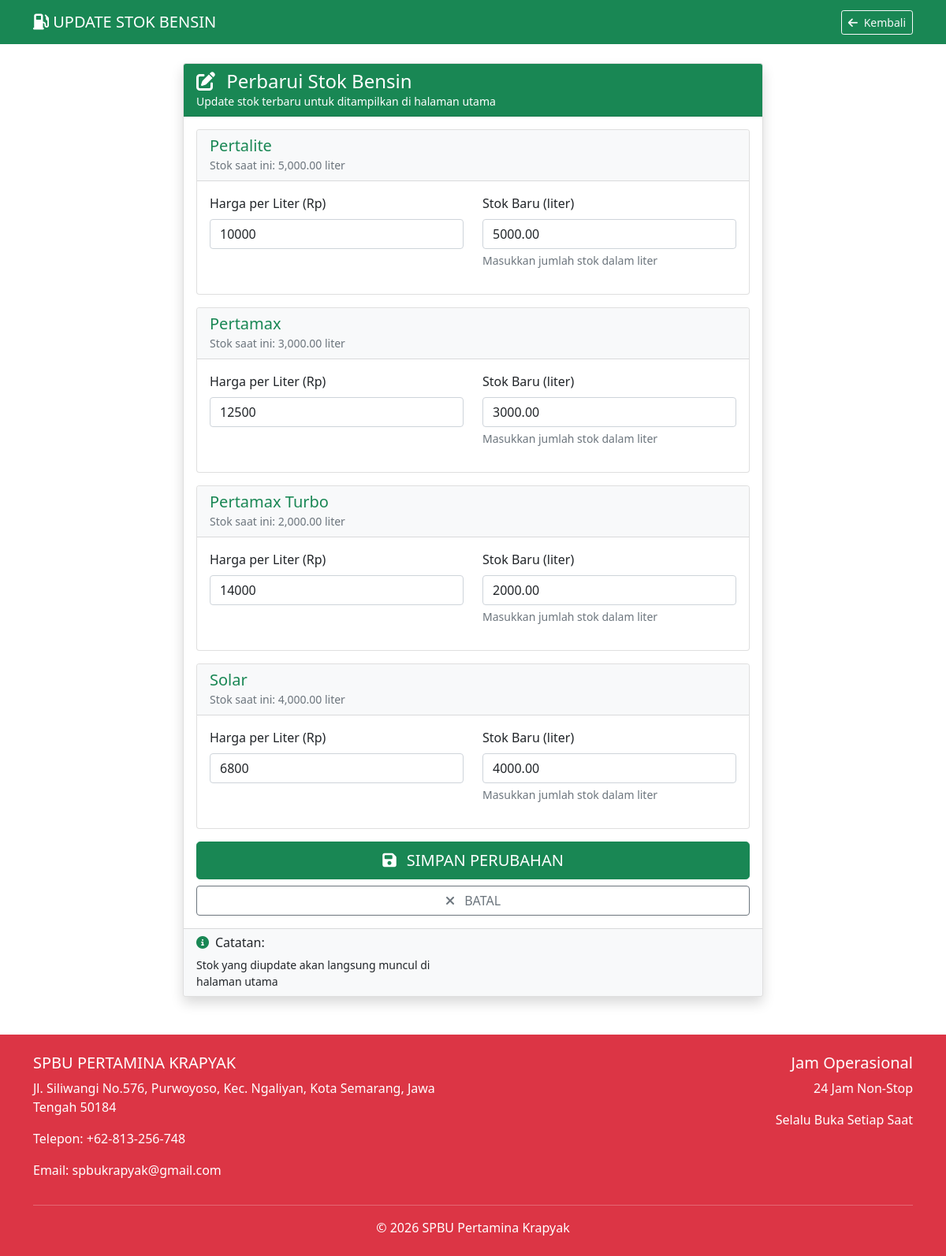
Page /update_stok.php (signed in) on the committed database.
### tables this page shows
CREATE TABLE stok_bensin (
    id INT PRIMARY KEY AUTO_INCREMENT,
    jenis_bensin VARCHAR(50) NOT NULL,
    harga_per_liter INT NOT NULL,
    stok_liter DECIMAL(10,2) NOT NULL,
    last_updated TIMESTAMP DEFAULT CURRENT_TIMESTAMP ON UPDATE CURRENT_TIMESTAMP
);

### update_stok.php (the view, shortened to what this page needs)
<?php
require_once 'config.php';
$query = "SELECT * FROM stok_bensin ORDER BY jenis_bensin";
$result = mysqli_query($conn, $query);
?>
<!DOCTYPE html>
<html lang="id">
<head>
    <link href="https://cdn.jsdelivr.net/npm/bootstrap@5.1.3/dist/css/bootstrap.min.css" rel="stylesheet">
    <link rel="stylesheet" href="https://cdnjs.cloudflare.com/ajax/libs/font-awesome/6.4.0/css/all.min.css">
</head>
<body>
    <nav class="navbar navbar-dark bg-success">
        <div class="container">
            <a class="navbar-brand" href="dashboard.php">
                <i class="fas fa-gas-pump"></i> UPDATE STOK BENSIN
            </a>
            <div class="navbar-nav ms-auto">
                <a href="dashboard.php" class="btn btn-outline-light btn-sm">
                    <i class="fas fa-arrow-left me-1"></i> Kembali
                </a>
            </div>
        </div>
    </nav>
    <div class="container mt-4">
        <div class="row">
            <div class="col-md-8 mx-auto">
                <div class="card shadow">
                    <div class="card-header bg-success text-white">
                        <h4 class="mb-0">
                            <i class="fas fa-edit me-2"></i>
                            Perbarui Stok Bensin
                        </h4>
                        <p class="mb-0 small">Update stok terbaru untuk ditampilkan di halaman utama</p>
                    </div>
                    <div class="card-body">
                        <form action="update_stok_action.php" method="POST">
                            <?php while($stok = mysqli_fetch_assoc($result)): ?>
                            <div class="card mb-3">
                                <div class="card-header bg-light">
                                    <h5 class="mb-0 text-success">
                                        <?php echo $stok['jenis_bensin']; ?>
                                    </h5>
                                    <small class="text-muted">
                                        Stok saat ini: <?php echo number_format($stok['stok_liter'], 2); ?> liter
                                    </small>
                                </div>
                                <div class="card-body">
                                    <div class="row">
                                        <div class="col-md-6 mb-3">
                                            <label class="form-label">Harga per Liter (Rp)</label>
                                            <input type="number" class="form-control"
                                                   name="harga[<?php echo $stok['id']; ?>]"
                                                   value="<?php echo $stok['harga_per_liter']; ?>"
                                                   min="0" required>
                                        </div>
                                        <div class="col-md-6 mb-3">
                                            <label class="form-label">Stok Baru (liter)</label>
                                            <input type="number" class="form-control"
                                                   name="stok[<?php echo $stok['id']; ?>]"
                                                   value="<?php echo $stok['stok_liter']; ?>"
                                                   step="0.01" min="0" required>
                                            <div class="form-text">
                                                Masukkan jumlah stok dalam liter
                                            </div>
                                        </div>
                                    </div>
                                </div>
                            </div>
                            <?php endwhile; ?>
                            <div class="d-grid gap-2">
                                <button type="submit" class="btn btn-success btn-lg">
                                    <i class="fas fa-save me-2"></i> SIMPAN PERUBAHAN
                                </button>
                                <a href="dashboard.php" class="btn btn-outline-secondary">
                                    <i class="fas fa-times me-2"></i> BATAL
                                </a>
                            </div>
                        </form>
                    </div>
                    <div class="card-footer bg-light">
                        <div class="row">
                            <div class="col-md-6">
                                <h6><i class="fas fa-info-circle text-success me-2"></i>Catatan:</h6>
                                <p class="small mb-0">
                                    Stok yang diupdate akan langsung muncul di halaman utama
                                </p>
                            </div>
                        </div>
                    </div>
                </div>
            </div>
        </div>
    </div>
    <footer class="bg-danger text-white py-4 mt-5">
        <div class="container">
            <div class="row">
                <div class="col-md-6">
                    <h5>SPBU PERTAMINA KRAPYAK</h5>
                    <p>Jl. Siliwangi No.576, Purwoyoso, Kec. Ngaliyan, Kota Semarang, Jawa Tengah 50184</p>
                    <p>Telepon: +62-813-256-748</p>
                    <p>Email: spbukrapyak@gmail.com</p>
                </div>
                <div class="col-md-6 text-end">
                    <h5>Jam Operasional</h5>
                    <p>24 Jam Non-Stop</p>
                    <p>Selalu Buka Setiap Saat</p>
                </div>
            </div>
            <hr class="bg-light">
            <div class="text-center">
                <p class="mb-0">&copy; <?php echo date('Y'); ?> SPBU Pertamina Krapyak  </p>
            </div>
        </div>
    </footer>
</body>
</html>

### rows in the picture
stok_bensin: jenis_bensin "Pertalite", stok_liter "5,000.00", harga_per_liter "10000", stok_liter "5000.00"
stok_bensin: jenis_bensin "Pertamax", stok_liter "3,000.00", harga_per_liter "12500", stok_liter "3000.00"
stok_bensin: jenis_bensin "Pertamax Turbo", stok_liter "2,000.00", harga_per_liter "14000", stok_liter "2000.00"
stok_bensin: jenis_bensin "Solar", stok_liter "4,000.00", harga_per_liter "6800", stok_liter "4000.00"
